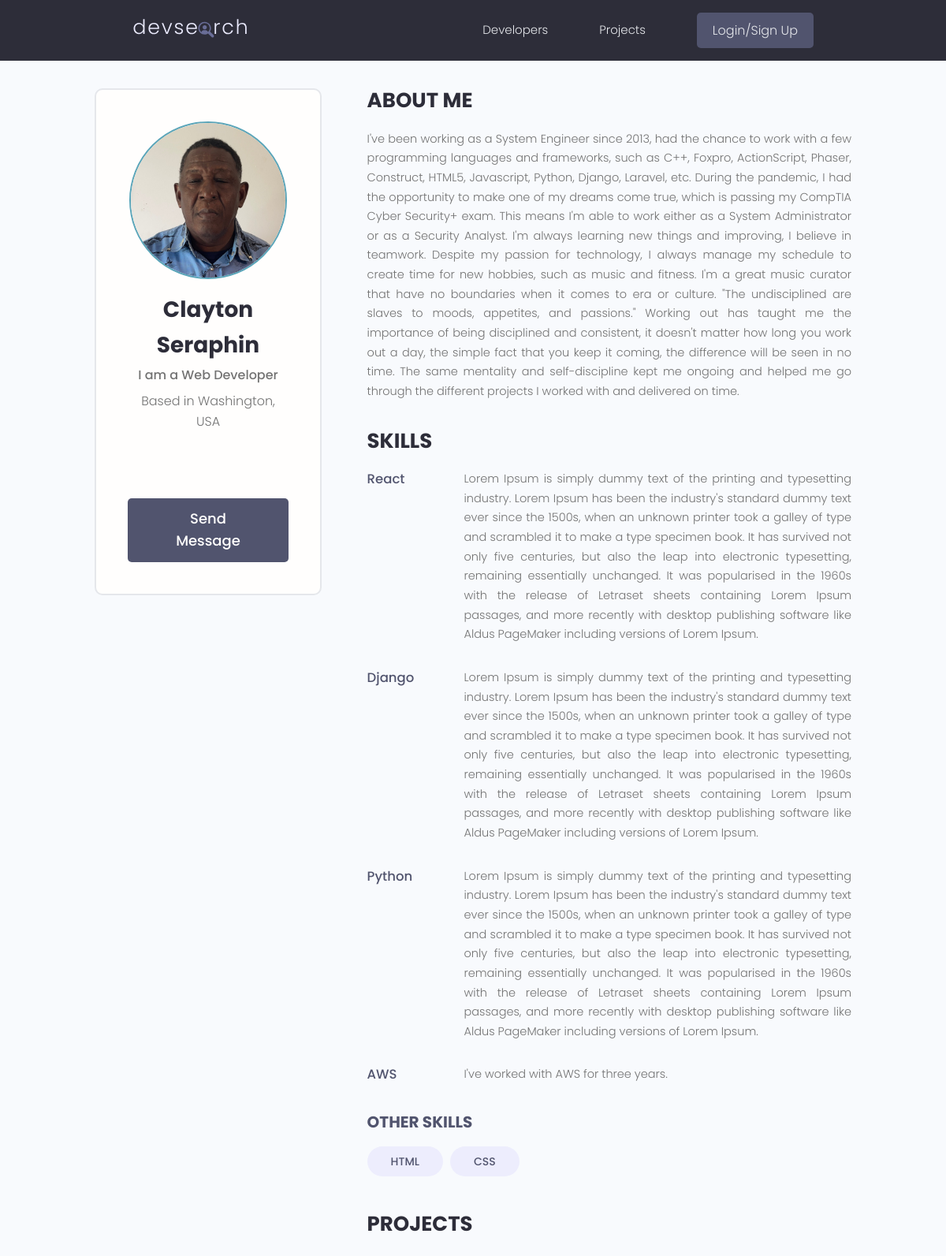
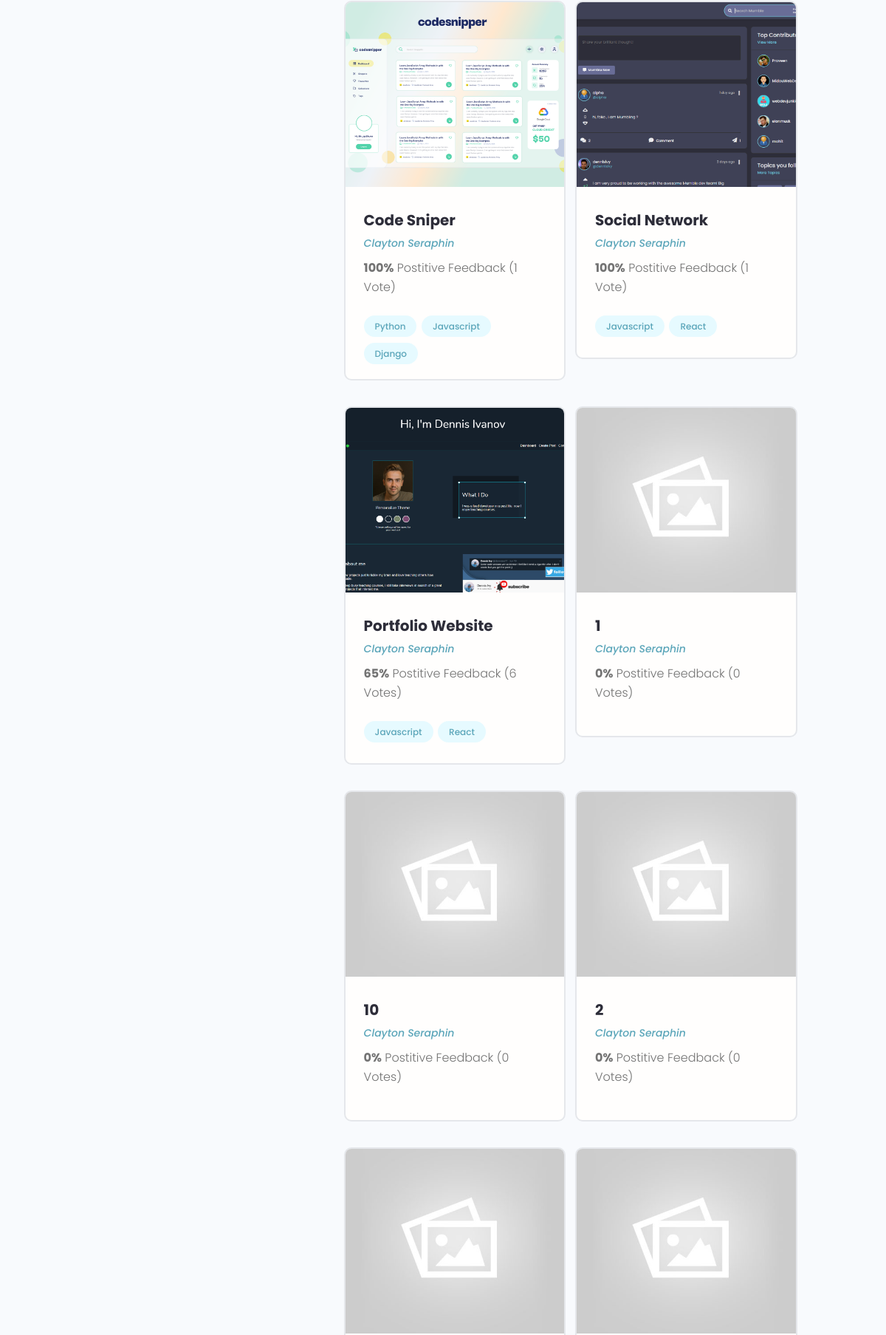
The app's page /profile/02c81fe4-9d2f-4af4-b9f7-b7372f5028e5/ (upper part) with its own data (2 pictures, top to bottom).
### users/models.py (models this page shows, shortened)
class Profile(models.Model):
    user = models.OneToOneField(
        User,
        on_delete=models.CASCADE,
        null=True,
        blank=True
    )
    name = models.CharField(max_length=200, null=True, blank=True)
    email = models.EmailField(max_length=200, null=True, blank=True)
    username = models.CharField(max_length=200, null=True, blank=True)
    location = models.CharField(max_length=200, null=True, blank=True)
    short_intro = models.CharField(max_length=200, blank=True, null=True)
    bio = models.TextField(null=True, blank=True)
    profile_image = models.ImageField(
        null=True,
        blank=True,
        upload_to='profiles/',
        default='profiles/user-default.png')
    social_github = models.CharField(max_length=200, blank=True, null=True)
    social_twitter = models.CharField(max_length=200, blank=True, null=True)
    social_linkedin = models.CharField(max_length=200, blank=True, null=True)
    social_youtube = models.CharField(max_length=200, blank=True, null=True)
    social_website = models.CharField(max_length=200, blank=True, null=True)
    created = models.DateTimeField(auto_now_add=True)
    id = models.UUIDField(
        default=uuid.uuid4,
        unique=True,
        primary_key=True,
        editable=False
    )

class Skill(models.Model):
    owner = models.ForeignKey(
        Profile,
        on_delete=models.CASCADE,
        null=True,
        blank=True
    )
    name = models.CharField(max_length=200, null=True, blank=True)
    description = models.TextField(null=True, blank=True)
    created = models.DateTimeField(auto_now=True)
    id = models.UUIDField(
        default=uuid.uuid4,
        unique=True,
        primary_key=True,
        editable=False
    )
    def __str__(self):
        return str(self.name)

### projects/models.py (models this page shows, shortened)
class Project(models.Model):
    owner = models.ForeignKey(
        Profile,
        null=True,
        blank=True,
        on_delete=models.SET_NULL
    )
    title = models.CharField(max_length=200)
    featured_image = models.ImageField(
        null=True,
        blank=True,
        default='default.jpg',
    )
    description = models.TextField(null=True, blank=True)
    demo_link = models.CharField(max_length=2000, null=True, blank=True)
    source_link = models.CharField(max_length=2000, null=True, blank=True)
    tags = models.ManyToManyField('Tag', blank=True)
    vote_total = models.IntegerField(default=0, null=True, blank=True)
    vote_ratio = models.IntegerField(default=0, null=True, blank=True)
    created = models.DateTimeField(auto_now_add=True)
    id = models.UUIDField(
        default=uuid.uuid4,
        unique=True,
        primary_key=True,
        editable=False
    )
    class Meta:
        ordering = ['-vote_ratio', '-vote_total', 'title']

class Tag(models.Model):
    name = models.CharField(max_length=200)
    created = models.DateTimeField(auto_now_add=True)
    id = models.UUIDField(
        default=uuid.uuid4,
        primary_key=True,
        unique=True,
        editable=False
    )
    def __str__(self):
        return self.name

### users/views.py (the view)
# urls.py: path('profile/<str:pk>/', views.userProfile, name='user-profile'),
def userProfile(request, pk):
    profile = Profile.objects.get(id=pk)
    topSkills = profile.skill_set.exclude(description__exact="")
    otherSkills = profile.skill_set.filter(description="")
    context = {
        'profile': profile,
        'topSkills': topSkills,
        'otherSkills': otherSkills
    }
    return render(request, "users/user-profile.html", context)

### users/templates/users/user-profile.html (shortened to what this page needs)
{% extends 'main.html' %}
{% block content %}
  <main class="profile my-md">
    <div class="container">
      <div class="layout">
        <div class="column column--1of3">
          <div class="card text-center">
            <div class="card__body dev">
              <img class="avatar avatar--xl" src="{{profile.profile_image.url}}" />
              <h2 class="dev__name">{{profile.name}}</h2>
              <p class="dev__title">{{profile.short_intro}}</p>
              <p class="dev__location">Based in {{profile.location}}</p>
              <ul class="dev__social">
              </ul>
              {% if request.user.profile.id != profile.id %}
                <a href="{% url 'create-message' profile.id %}" class="btn btn--sub btn--lg">Send Message </a>
              {% endif %}
            </div>
          </div>
        </div>
        <div class="column column--2of3">
          <div class="devInfo">
            <h3 class="devInfo__title">About Me</h3>
            <p class="devInfo__about">
              {{profile.bio}}
            </p>
          </div>
          <div class="devInfo">
            <h3 class="devInfo__title">Skills</h3>
            <div class="devInfo__skills">
                {% for skill in topSkills %}
                    <div class="devSkill">
                        <h4 class="devSkill__title">{{skill.name}}</h4>
                        <p class="devSkill__info">
                            {{skill.description}}
                        </p>
                    </div>
              {% endfor %}
              <h3 class="devInfo__subtitle">Other Skills</h3>
              <div class="devInfo__otherSkills">
                {% for skill in otherSkills %}
                    <span class="tag tag--pill tag--sub tag--lg">
                    <small>{{skill}}</small>
                    </span>
                {% endfor %}
              </div>
            </div>
          </div>
          <div class="devInfo">
            <h3 class="devInfo__title">Projects</h3>
            <div class="grid grid--two">
                {% for project in profile.project_set.all %}
                    <div class="column">
                        <div class="card project">
                        <a href="{% url 'project' project.id %}" class="project">
                            <img class="project__thumbnail" src="{{project.featured_image.url}}" alt="project thumbnail" />
                            <div class="card__body">
                            <h3 class="project__title">{{project.title}}</h3>
                            <p><a class="project__author" href="{% url 'user-profile' project.owner.id %}">{{project.owner.name}}</a></p>
                            <p class="project--rating">
                                <span style="font-weight: bold;">{{project.vote_ratio}}%</span> Postitive
                                Feedback ({{project.vote_total}} Vote{{project.vote_total|pluralize:"s"}})
                            </p>
                            <div class="project__tags">
                                {% for tag in project.tags.all %}
                                    <span class="tag tag--pill tag--main">
                                        <small>{{tag}}</small>
                                    </span>
                                {% endfor %}
                            </div>
                        </div>
                        </a>
                        </div>
                    </div>
                {% endfor %}
            </div>
          </div>
        </div>
      </div>
    </div>
  </main>
{% endblock %}

### static/styles/app.css (style rules this page uses)
:root { --color-sub: #2d2d39; }
.btn--sub { background-color: var(--color-sub-light); }
.card { border: 2px solid var(--color-light); }
img { width: 100%; }
.profile .card > .dev { padding: 4rem; }
.dev__name { color: var(--color-sub); font-size: 2.8rem; font-weight: 700; margin-top: 1rem; margin-bottom: 0.5rem; }
.dev__title { font-size: 1.6rem; font-weight: 500; line-height: 1.3; }
.dev__location { margin-top: 1rem; }
.dev__social { margin: 3rem 0; list-style: none; display: flex; justify-content: center; gap: 1.5rem; }
.devInfo { margin-bottom: 3rem; }
.devInfo__title, .devInfo__subtitle { font-size: 2.6rem; color: var(--color-sub); text-transform: uppercase; font-weight: 700; margin-bottom: 1.5rem; }
.devInfo__subtitle { font-size: 2rem; color: var(--color-sub-light); }
.devInfo__about, .devSkill__info { font-size: 1.45rem; line-height: 1.7; text-align: justify; }
.devSkill { margin-bottom: 3rem; }
.devSkill__title { font-size: 1.65rem; font-weight: 500; color: var(--color-sub-light); }
@media screen and (min-width: 700px) { .devSkill { display: flex; justify-content: space-between; gap: 3rem; } }
@media screen and (min-width: 700px) { .devSkill__info { flex-basis: 80%; } }
.project__author { font-size: 1.4rem; font-style: italic; }
.project--rating { margin-bottom: 1.6em; margin-top: .5em; }
.project__thumbnail { height: 25rem; object-fit: cover; object-position: top center; }
.project__title { font-size: 2rem; font-weight: 700; color: var(--color-sub); }

### static/uikit/styles/modules/_variables.css (style rules this page uses)
:root { --color-main: #5aa5b9; --color-main-light: #e6faff; --color-sub: #3f4156; --color-sub-light: #51546e; --color-sub-lighter: #ededfd; --color-text: #737373; --color-gray: #8b8b8b; --color-light: #e5e7eb; --color-light-gray: #767676; --color-bg: #f8fafd; --color-white: #fffefd; --color-white-light: #f3f3f3; --color-success: #359e64; --color-success-bg: #def8e8; --color-error: #fc4b0b; --color-error-bg: #fff2ee; --font-base: 'Poppins', arial, helvetica, 'Segoe UI', roboto, ubuntu, sans-serif; --font-monospace: 'Fira Code', 'Courier New', courier, monospace; --font-regular: 300; --font-medium: 500; --font-bold: 700; --generic-shadow: 1px 1px 5px #00000010; --generic-transition: all 0.3s ease-in-out; }

### static/uikit/styles/modules/_base.css (style rules this page uses)
* { margin: 0; padding: 0; box-sizing: border-box; text-rendering: optimizeLegibility; color: inherit; font-size: inherit; }
html { font-size: 50%; }
@media only screen and (min-width: 480px) { html { font-size: 56.25%; } }
@media only screen and (min-width: 1200px) { html { font-size: 62.5%; } }
body { line-height: 1.6; font-weight: 400; font-size: 1.5rem; color: var(--color-text); background-color: var(--color-bg); min-height: 100vh; }

### static/uikit/styles/modules/_typography.css (style rules this page uses)
* { font-family: var(--font-base); }
h2 { font-size: 3.6rem; font-weight: var(--font-bold); }
h3 { font-size: 3.2rem; font-weight: var(--font-medium); }
h4 { font-size: 2.8rem; font-weight: var(--font-medium); }
p, span, strong { font-size: 1.6rem; color: var(--color-text); font-weight: var(--font-regular); }
a { padding-bottom: 2px; text-decoration: none; display: inline-block; color: var(--color-main); font-weight: var(--font-medium); }

### static/uikit/styles/modules/_utilities.css (style rules this page uses)
.container { width: 92%; max-width: 165rem; margin: 0 auto; box-sizing: border-box; }
@media screen and (min-width: 1000px) { .container { width: 90%; } }
@media screen and (min-width: 1200px) { .container { width: 80%; } }
.text-center { text-align: center; }
.my-md { margin: 3rem auto; }

### static/uikit/styles/modules/_avatar.css (style rules this page uses)
.avatar { border-radius: 50%; border: 2px solid var(--color-main); object-fit: cover; }
.avatar--xl { height: 20rem; width: 20rem; }

### static/uikit/styles/modules/_button.css (style rules this page uses)
.btn { display: inline-block; position: relative; cursor: pointer; background-color: var(--color-light); font-weight: var(--font-medium); color: var(--color-sub); text-decoration: none; padding: 1rem 2rem; border-radius: 0.5rem; border: none; width: -webkit-fit-content; width: -moz-fit-content; width: fit-content; height: -webkit-fit-content; height: -moz-fit-content; height: fit-content; font-size: 1.6rem; outline-width: 0; outline-color: transparent; -webkit-backface-visibility: hidden; backface-visibility: hidden; transition: all 0.3s ease-in-out; }
.btn--sub { background-color: var(--color-sub); color: var(--color-white); }
.btn--lg { font-size: 1.8rem; padding: 1.2rem 4.5rem; }

### static/uikit/styles/modules/_card.css (style rules this page uses)
.card { border-radius: 1rem; background-color: var(--color-white); border: 1.5px solid var(--color-light); width: auto; height: auto; margin-top: 0.5rem; margin-bottom: 0.5rem; overflow: hidden; }
.card__body, .card__header { padding: 2rem 2.5rem; }

### records on screen
Profile: profile_image (picture), name "Clayton Seraphin", short_intro "I am a Web Developer", location "Washington, USA", bio "I've been working as a System Engineer since 2013, had the chance to work with a few programming languages and frameworks, such as C++, Foxpro, ActionScript, Phaser, Construct, HTML5, Javascript, Python, Django, Laravel, etc. During the pandemic, I had the opportunity to make one of my dreams come true, which is passing my CompTIA Cyber Security+ exam. This means I'm able to work either as a System Administrator or as a Security Analyst. I'm always learning new things and improving, I believe in teamwork. Despite my passion for technology, I always manage my schedule to create time for new hobbies, such as music and fitness. I'm a great music curator that have no boundaries when it comes to…"
Skill: name "React", description "Lorem Ipsum is simply dummy text of the printing and typesetting industry. Lorem Ipsum has been the industry's standard dummy text ever since the 1500s, when an unknown printer took a galley of type and scrambled it to make a type specimen book. It has survived not only five centuries, but also the leap into electronic typesetting, remaining essentially unchanged. It was popularised in the 1960s with the release of Letraset sheets containing Lorem Ipsum passages, and more recently with desktop publishing software like Aldus PageMaker including versions of Lorem Ipsum."
Skill: name "Django", description "Lorem Ipsum is simply dummy text of the printing and typesetting industry. Lorem Ipsum has been the industry's standard dummy text ever since the 1500s, when an unknown printer took a galley of type and scrambled it to make a type specimen book. It has survived not only five centuries, but also the leap into electronic typesetting, remaining essentially unchanged. It was popularised in the 1960s with the release of Letraset sheets containing Lorem Ipsum passages, and more recently with desktop publishing software like Aldus PageMaker including versions of Lorem Ipsum."
Skill: name "Python", description "Lorem Ipsum is simply dummy text of the printing and typesetting industry. Lorem Ipsum has been the industry's standard dummy text ever since the 1500s, when an unknown printer took a galley of type and scrambled it to make a type specimen book. It has survived not only five centuries, but also the leap into electronic typesetting, remaining essentially unchanged. It was popularised in the 1960s with the release of Letraset sheets containing Lorem Ipsum passages, and more recently with desktop publishing software like Aldus PageMaker including versions of Lorem Ipsum."
Skill: name "AWS", description "I've worked with AWS for three years."
Skill: name "HTML"
Skill: name "CSS"
Project: featured_image (picture), title "Code Sniper", owner.name "Clayton Seraphin", vote_ratio "100", vote_total "1"
Tag: name "Python"
Tag: name "Javascript"
Tag: name "Django"
Project: featured_image (picture), title "Social Network", owner.name "Clayton Seraphin", vote_ratio "100", vote_total "1"
Tag: name "React"
Project: featured_image (picture), title "Portfolio Website", owner.name "Clayton Seraphin", vote_ratio "65", vote_total "6"
Project: featured_image (placeholder picture), title "1", owner.name "Clayton Seraphin", vote_ratio "0", vote_total "0"
Project: featured_image (placeholder picture), title "10", owner.name "Clayton Seraphin", vote_ratio "0", vote_total "0"
Project: featured_image (placeholder picture), title "2", owner.name "Clayton Seraphin", vote_ratio "0", vote_total "0"
Project: featured_image (placeholder picture)
Project: featured_image (placeholder picture)
